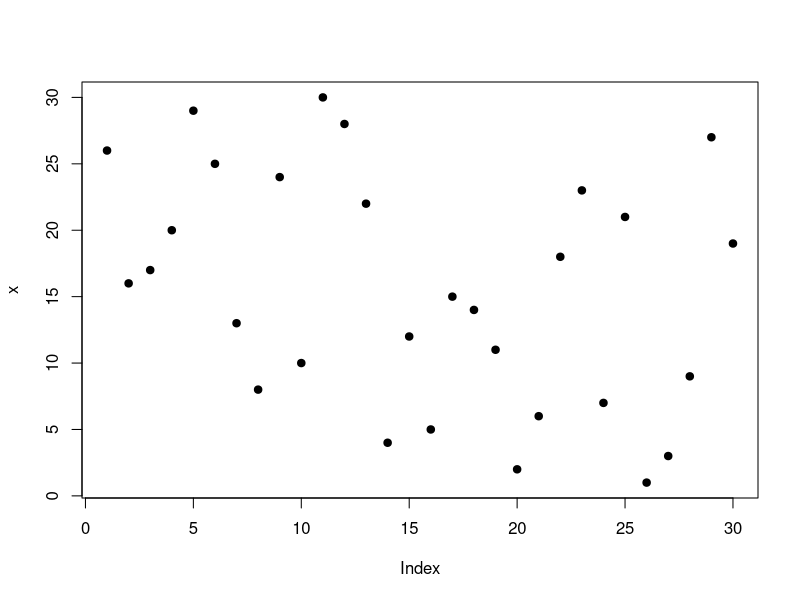
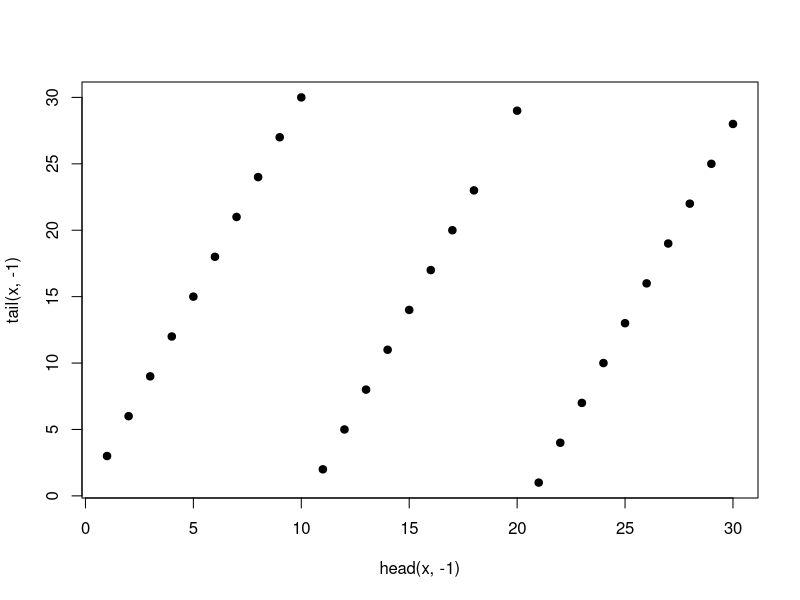
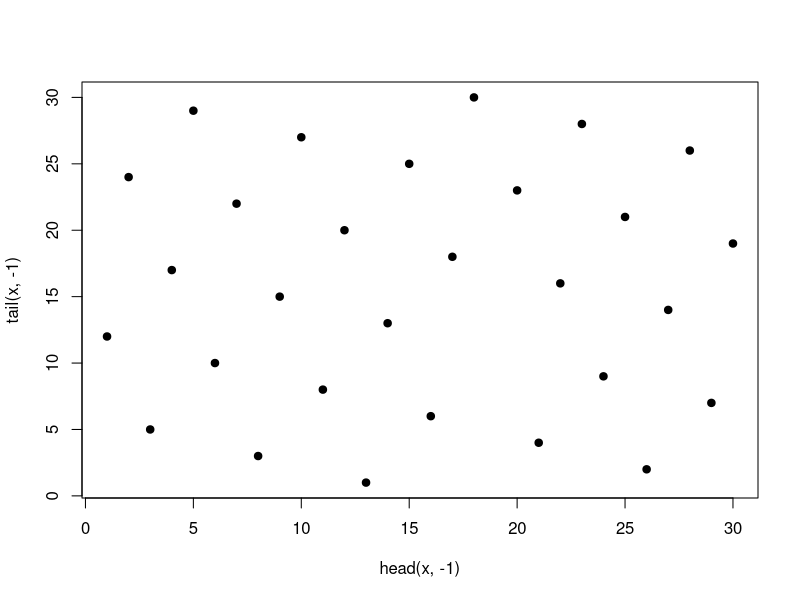
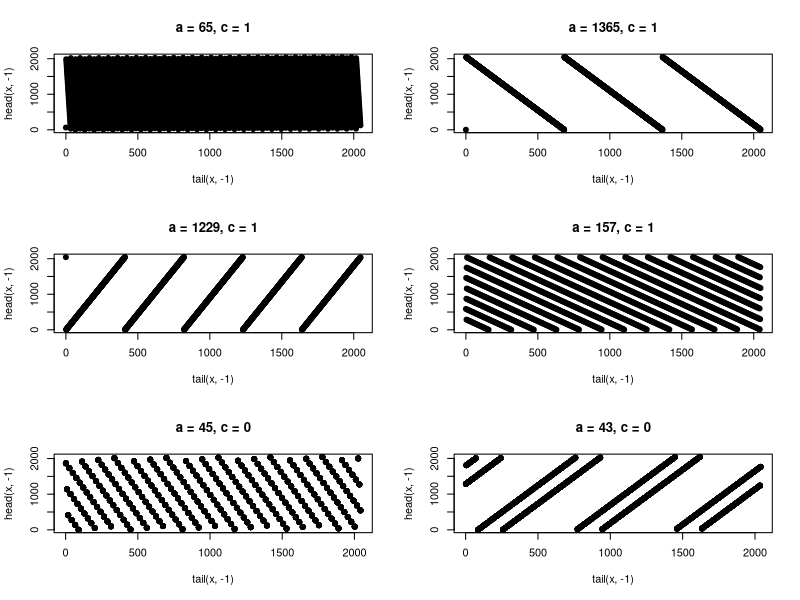

Write R code to recreate these figures, in order.
### Emacs: -*- coding: utf-8; fill-column: 62; comment-column: 27; -*-
##
## Copyright (C) 2018 Vincent Goulet
##
## Ce fichier fait partie du projet
## "Méthodes numériques en actuariat avec R"
## https://gitlab.com/vigou3/methodes-numeriques-en-actuariat
##
## Cette création est mise à disposition sous licence
## Attribution-Partage dans les mêmes conditions 4.0
## International de Creative Commons.
## https://creativecommons.org/licenses/by-sa/4.0/

###
### EFFET DES PARAMÈTRES D'UN GÉNÉRATEUR  
###

## Définissons tout d'abord une petite fonction pour calculer
## les valeurs successives d'un générateur congruentiel
## linéaire général.
rand <- function(n, a, c, m, seed)
{
    x <- numeric(n + 1)
    x[1] <- seed
    for (i in seq(n))
        x[i + 1] <- (a * x[i] + c) %% m
    x[-1]
}

## Nous pouvons toujours obtenir une période maximale de m
## avec un générateur congruentiel en posant a = c = 1, mais
## l'aspect aléatoire de la suite de nombres obtenus en prend
## alors pour son rhume...
rand(17, a = 1, c = 1, m = 16, seed = 0)

## Avec un meilleur choix de multiplicateur et d'incrément, la
## période est tout aussi longue, mais la suite davantage
## aléatoire.
rand(17, a = 5, c = 1, m = 16, seed = 0)

## Un tout petit changement et la période est beaucoup plus
## courte. Même la valeur de l'amorce a une influence sur la
## période.
rand(17, a = 5, c = 4, m = 16, seed = 0)
rand(17, a = 5, c = 4, m = 16, seed = 1)
rand(17, a = 5, c = 4, m = 16, seed = 2)

## Le générateur multiplicatif de l'exemple 1.2 ne satisfait
## pas les conditions pour que la période soit maximale (7
## n'est pas une racine primitive de 31).
rand(32, a = 7, c = 0, m = 31, seed = 19)
length(unique(rand(32, a = 7, c = 0, m = 31, seed = 19)))

## Avec a = 3, on atteint la période de 30 car 3 est une
## racine primitive de 31.
length(unique(rand(32, a = 3, c = 0, m = 31, seed = 19)))

###
### ANALYSE DE LA QUALITÉ D'UN GÉNÉRATEUR
###

## Un générateur avec une période de 30. Les valeurs obtenues
## semblent assez aléatoires.
(x <- rand(30, a = 3, c = 0, m = 31, seed = 19))

## Un graphique des valeurs successives ne montre pas de
## structure particulière.
par(pch = 19)
plot(x)

## Par contre, si nous traçons un graphique des paires de
## valeurs successives (c'est-à-dire x[1] en fonction de x[2],
## x[2] en fonction de x[3], etc.), un portrait dérangeant
## apparait.
plot(head(x, -1), tail(x, -1))

## Augmenter la valeur du multiplicateur améliore la
## situation. Si nous utilisons plutôt a = 12 (une racine
## primitive), alors la période est toujours de 30 et donc les
## valeurs de la suite sont les mêmes que ci-dessus, dans un
## ordre différent. Cependant, les valeurs sont mieux
## distribuées.
x <- rand(30, a = 12, c = 0, m = 31, seed = 19)
plot(head(x, -1), tail(x, -1))

## Illustrons par six autres graphiques comment le
## choix des paramètres d'un générateur congruentiel
## peut avoir une importance majeure sur la qualité des
## nombres générés.
par(mfrow = c(3, 2)) # 6 graphiques sur 3 lignes, 2 colonnes

x <- rand(2048, a = 65, c = 1, m = 2048, seed = 0)
plot(tail(x, -1), head(x, -1), main = "a = 65, c = 1")

x <- rand(2048, a = 1365, c = 1, m = 2048, seed = 0)
plot(tail(x, -1), head(x, -1), main = "a = 1365, c = 1")

x <- rand(2048, a = 1229, c = 1, m = 2048, seed = 0)
plot(tail(x, -1), head(x, -1), main = "a = 1229, c = 1")

x <- rand(2048, a = 157, c = 1, m = 2048, seed = 0)
plot(tail(x, -1), head(x, -1), main = "a = 157, c = 1")

x <- rand(2048, a = 45, c = 0, m = 2048, seed = 1234)
plot(tail(x, -1), head(x, -1), main = "a = 45, c = 0")

x <- rand(2048, a = 43, c = 0, m = 2048, seed = 1234)
plot(tail(x, -1), head(x, -1), main = "a = 43, c = 0")
